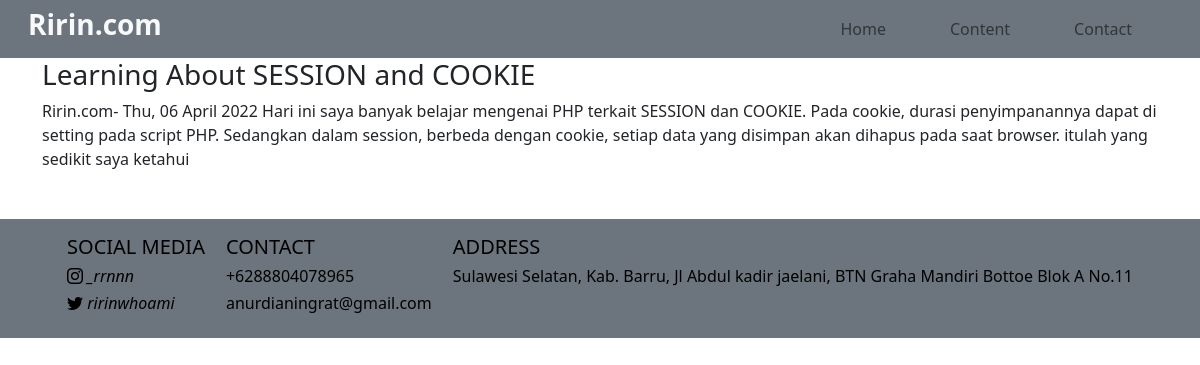
Screenshot of /content.php?id=3 with the database file from the repository.
### tables this page shows
CREATE TABLE `curhatan` (
  `id` int(11) NOT NULL,
  `title` varchar(50) NOT NULL,
  `content` text NOT NULL
);

### function.php (called while the page is built, shortened)
<?php
     $conn = mysqli_connect('localhost','root','','web2');
    function query($query){
        global $conn;
        $result = mysqli_query($conn,$query);
        $rows = [];
        while($row = mysqli_fetch_assoc($result)){
            $rows[] = $row;
        }
        return $rows;
    }
     ?>

### content.php (the view, shortened to what this page needs)
<?php
include 'function.php';
$id=$_GET['id'];
$curhatan = query("SELECT * FROM curhatan WHERE id = $id")[0];
?>
<!DOCTYPE html>
<html lang="en">
<head>
</head>
<link rel="stylesheet" href="https://cdn.jsdelivr.net/npm/bootstrap-icons@1.8.1/font/bootstrap-icons.css">
<link href="https://cdn.jsdelivr.net/npm/bootstrap@5.1.3/dist/css/bootstrap.min.css" rel="stylesheet"
>
<body>
<section class>
    <nav class="navbar  navbar-expand-lg navbar-light bg-secondary ">
      <div class="container-fluid">
        <div class="brand d-flex justify-content-between align-items-center">
          <a href="index.php" style="text-decoration:none;" class="logo d-flex">
            <h3 class="ms-3  text-bold fw-bold text-light" >Ririn.com</h3>
          </a>
        </div>
        <div class="collapse navbar-collapse " id="navbarNav">
          <ul class="nav navbar-nav ms-auto  ">
            <li class="bar nav-item active">
              <a class="nav-link me-5 " href="index.php#home">Home</a>
            </li>
            <li class="bar nav-item">
              <a class="link nav-link me-5 " href="index.php#curhatan">Content</a>
            </li>
            <li class="bar nav-item">
              <a class="nav-link me-5 " href="index.php#contact">Contact</a>
            </li>
          </ul>
        </div>
      </div>
    </nav>
  </section>
  <section>
          <div class="container ">
                <div class="text ">
                    <h3><?= $curhatan['title']; ?></h3>
                    <p><span>Ririn.com-</span> <?= $curhatan['content']; ?></p>
                </div>
          </div>
      </section>
      <section class="footer bg-secondary">
    <div class="container  mt-5 p-3 d-flex justify-content-evenly">
      <div class="sosmed">
        <h5>SOCIAL MEDIA</h5>
        <h6><a href="https://instagram.com/_rrnnn?igshid=YmMyMTA2M2Y="><i class="bi bi-instagram"> _rrnnn</i></a></h6>
        <h6><a href="https://twitter.com/ririnwhoami?t=qbYzgkB4R-vbMAkoEWcIGw&s=08"><i class="bi bi-twitter"> ririnwhoami</i></a></h6>
      </div>
      <div class="contact">
        <h5>CONTACT</h5>
        <h6>+6288804078965</h6>
        <h6>anurdianingrat@gmail.com</h6>
      </div>
      <div class="address">
        <h5>ADDRESS</h5>
        <h6>Sulawesi Selatan, Kab. Barru, Jl Abdul kadir jaelani, BTN Graha Mandiri Bottoe Blok A No.11 </h6>
      </div>
    </div>
  </section>
</body>
</html>

### content.php (style rules this page uses)
.footer .sosmed a { text-decoration: none; color: black; }
.footer { color: black; }

### rows the page displays
curhatan: title "Learning About SESSION and COOKIE", content "Thu, 06 April 2022 Hari ini saya banyak belajar mengenai PHP terkait SESSION dan COOKIE. Pada cookie, durasi penyimpanannya dapat di setting pada script PHP. Sedangkan dalam session, berbeda dengan cookie, setiap data yang disimpan akan dihapus pada saat browser. itulah yang sedikit saya ketahui"
